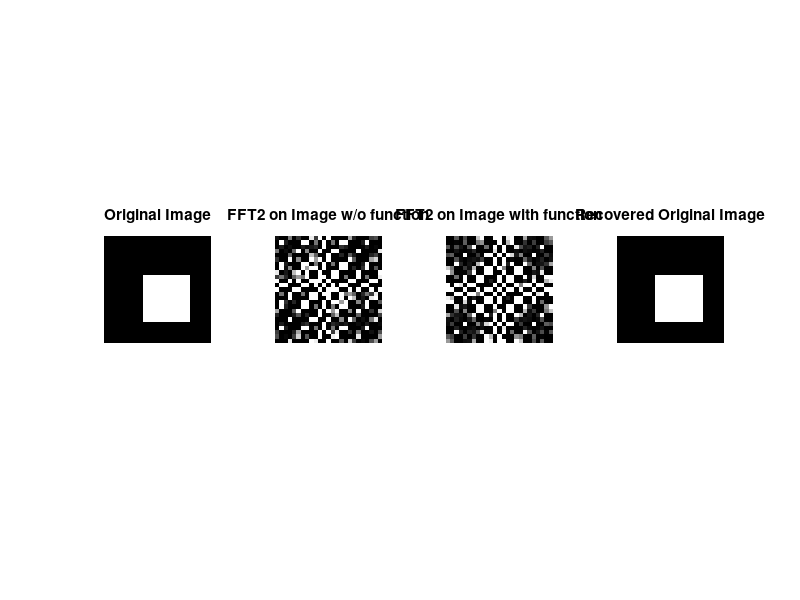

Here is the MATLAB script that generated this plot:
a=zeros(25,25);
a(10:20,10:20)=1;

subplot(1,4,1),imshow(a),title('Original Image');

c=a;
a=im2double(a);
b=im2double(zeros(25,25));


for u=1:1:25
    for v=1:1:25
        for x=1:1:25
            for y=1:1:25
                b(u,v)=b(u,v)+a(x,y)*exp(-2*pi*(0+1j)*((u*x)/25+(v*y)/25));
            end
        end
    end
end

invimg=im2double(zeros(25,25));

for x=1:1:25
    for y=1:1:25
        for u=1:1:25
            for v=1:1:25
                invimg(x,y)=invimg(x,y)+(b(u,v)*(exp(2*pi*(0+1j)*((u*x)/25+(v*y)/25))))/625;
            end
        end
    end
end

%invimg=ifft2(fft2(c));

subplot(1,4,2),imshow(fftshift(real(b))),title('FFT2 on Image w/o function');
subplot(1,4,3),imshow(fftshift(fft2(c))),title('FFT2 on Image with function');
subplot(1,4,4),imshow(real(invimg)),title('Recovered Original Image');